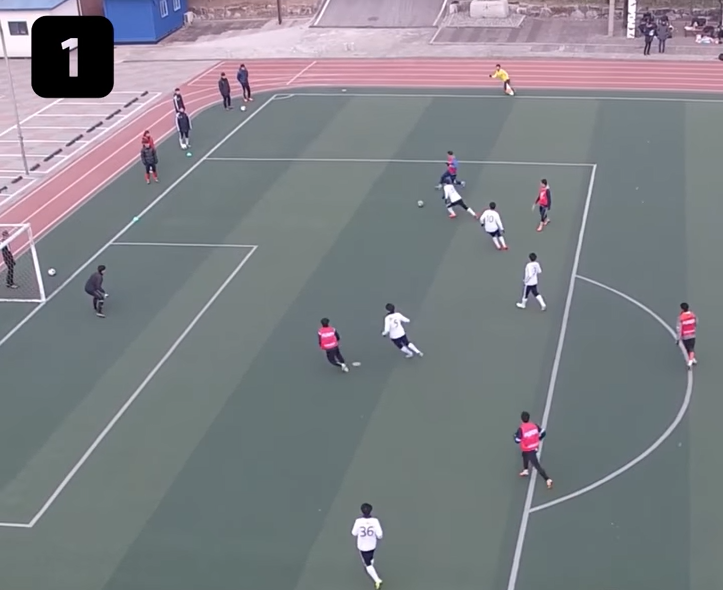
#> input picture img1.jpg, 723 x 590 px, given in place of 2019_03_28_11_17_25_745.mp4, which was not available
$ python untitled15.py
#> lines starting #> are read from the running program, lines starting #| are printed output that depends on the picture; after the words box and inside, x2 and y2 are one past the last pixel; in counts of white or black regions, pixels touching at a corner belong together
# -*- coding: utf-8 -*-
"""
Created on Thu May 16 12:35:33 2019

@author: sokil
"""

import cv2
import numpy as np

roi=None
drag_start=None
mouse_status=0
tracking_start=False
def onMouse(event,x,y,flags,param=None):
    global roi
    global drag_start
    global mouse_status
    global tracking_start
    if event==cv2.EVENT_LBUTTONDOWN:
        drag_start=(x,y)
        mouse_status=1
        tracking_start
    elif event==cv2.EVENT_MOUSEMOVE:
        if flags==cv2.EVENT_FLAG_LBUTTON:
            xmin=min(x,drag_start[0])
            ymin=min(y,drag_start[1])
            xmax=max(x,drag_start[0])
            ymax=max(y,drag_start[1])
            roi=(xmin,ymin,xmax,ymax)
            mouse_status=2
    elif event==cv2.EVENT_LBUTTONUP:
        mouse_status=3
cv2.namedWindow('tracking')
cv2.setMouseCallback('tracking',onMouse)

cap=cv2.VideoCapture('2019_03_28_11_17_25_745.mp4')
if(not cap.isOpened()):
    print('Error Opening Video')
height, width=(int(cap.get(cv2.CAP_PROP_FRAME_HEIGHT)),
              int(cap.get(cv2.CAP_PROP_FRAME_WIDTH)))
roi_mask=np.zeros((height,width),dtype=np.uint8)
term_crit=(cv2.TERM_CRITERIA_MAX_ITER+cv2.TERM_CRITERIA_EPS,10,1)

q=1e-5
r=0.01
dt=1
KF=cv2.KalmanFilter(4,2,0)
KF.transitionMatrix=np.array([[1,0,dt,0],
                             [0,1,0,dt],
                             [0,0,1,0],
                             [0,0,0,1]],np.float32)
KF.measurementMatrix=np.array([[1,0,0,0],[0,1,0,0]],np.float32)

t=0
while True:
    ret,frame=cap.read()
#> frame is the input picture: shape (590, 723, 3); mean B, G, R 134, 128.8, 126.5
    if not ret:break
    t+=1
    print('t=',t)
    frame2=frame.copy()
    hsv=cv2.cvtColor(frame,cv2.COLOR_BGR2HSV)
#> hsv: shape (590, 723, 3); mean H, S, V 105.4, 30.9, 137.5
    mask=cv2.inRange(hsv,(0,60,32),(180,255,255))
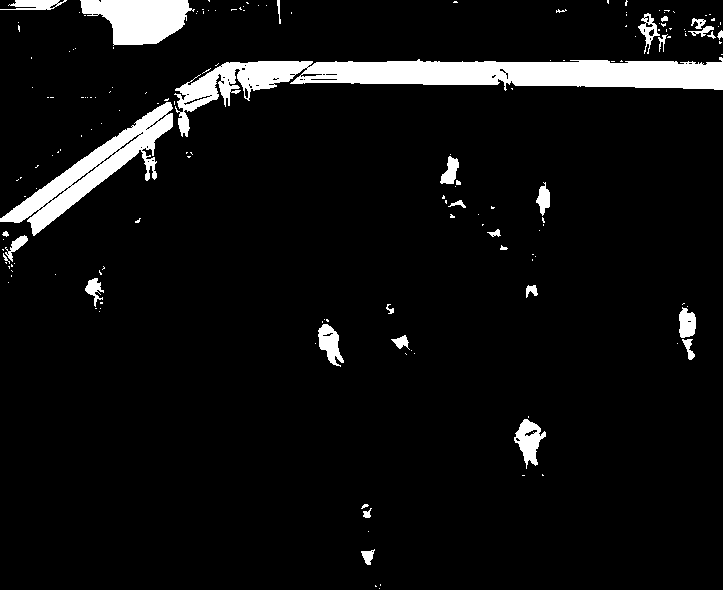
#> mask: shape (590, 723); 6.5% white; 168 white regions (135 under 20 px), largest, box (x1, y1, x2, y2) and area: (174, 57, 723, 137) 13405, (0, 102, 173, 236) 5623, (80, 0, 195, 46) 3520

    if mouse_status==2:
        x1,y1,x2,y2=roi
        cv2.rectangle(frame,(x1,y1),(x2,y2),(255,0,0),2)
    if mouse_status==3:
        print('initialize...')
        mouse_status=0
        x1,y1,x2,y2=roi
        mask_roi=mask[y1:y2,x1:x2]
        hsv_roi=hsv[y1:y2,x1:x2]

        hist_roi=cv2.calcHist([hsv_roi],[0],mask_roi,[16],[0,180])

        cv2.normalize(hist_roi,hist_roi,0,255,cv2.NORM_MINMAX)
        H1=hist_roi.copy()
        cv2.normalize(H1,H1,0.0,1.0,cv2.NORM_MINMAX)
        track_window=(x1,y1,x2-x1,y2-y1)

        ##Kalman filter initialize
        KF.processNoiseCov=q*np.eye(4,dtype=np.float32)
        KF.measurementNoiseCov=r*np.eye(2,dtype=np.float32)
        KF.errorCovPost=np.eye(4,dtype=np.float32)

        x,y,w,h=track_window
        cx=x+w/2
        cy=y+h/2
        KF.statePost=np.array([[cx],[cy],[0.],[0.]],dtype=np.float32)
        tracking_start=True

    if tracking_start:
        predict=KF.predict()

        backP=cv2.calcBackProject([hsv],[0],hist_roi,[0,180],1)
        backP &=mask

        track_box,track_window=cv2.CamShift(backP,track_window,term_crit)

        cv2.ellipse(frame,track_box,(0,0,255),2)
        cx,cy=track_box[0]
        cv2.circle(frame,(round(cx),round(cy)),5,(0,0,255),-1)

        z=np.array([[cx],[cy]],dtype=np.float32)
        estimate=KF.correct(z)
        estimate=np.int0(estimate)

        cx2,cy2=estimate[0][0],estimate[1][0]
        track_box2=((cx2,cy2),track_box[1],track_box[2])
        cv2.ellipse(frame,track_box2,(255,0,0),2)
        cv2.circle(frame,(cx2,cy2),5,(255,0,0),-1)

    cv2.imshow('tracking',frame)
    key=cv2.waitKey(25)
#> (key Esc is pressed here)
    if key==27:
        break
if cap.isOpened():
    cap.release();
cv2.destroyAllWindows()

$ run again, on Brazil_Argen.png
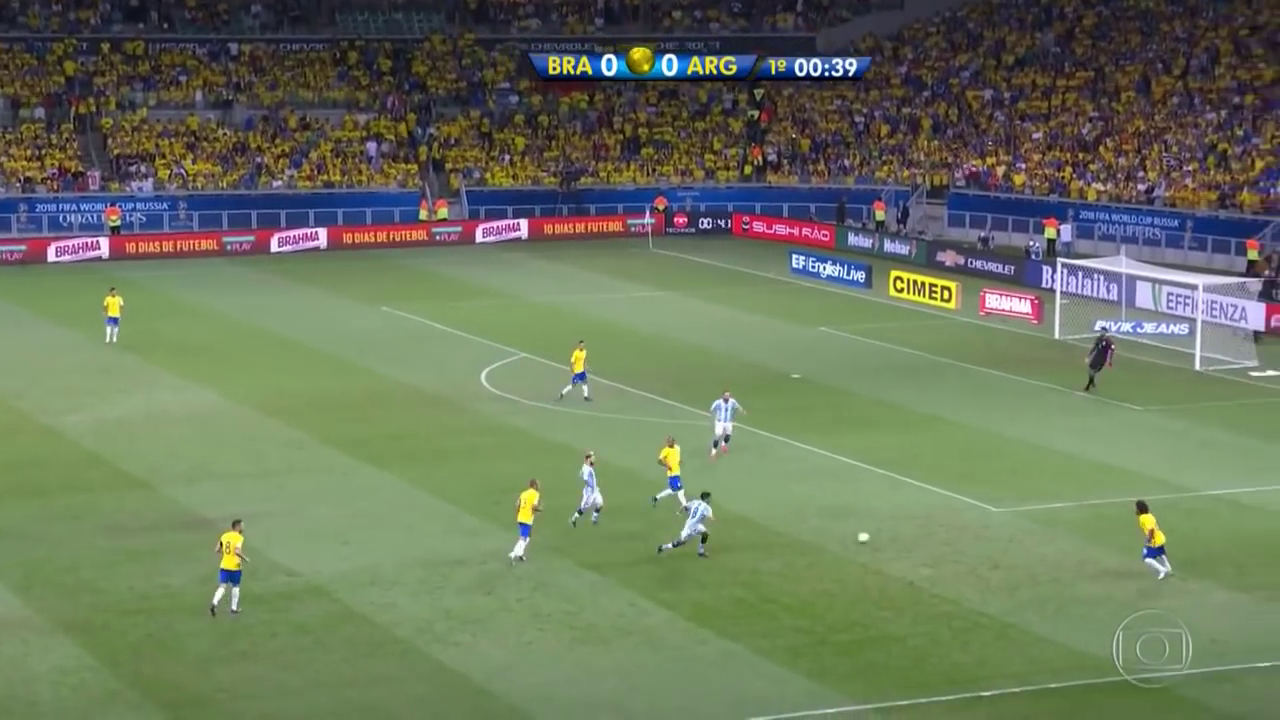
#> input picture Brazil_Argen.png, 1280 x 720 px, given in place of 2019_03_28_11_17_25_745.mp4, which was not available
#> frame is the input picture: shape (720, 1280, 3); mean B, G, R 92.9, 118.1, 106.5
#> hsv: shape (720, 1280, 3); mean H, S, V 62.6, 84.9, 127.5
#> `mask=cv2.inRange(hsv,(0,60,32),(180,255,255))`:
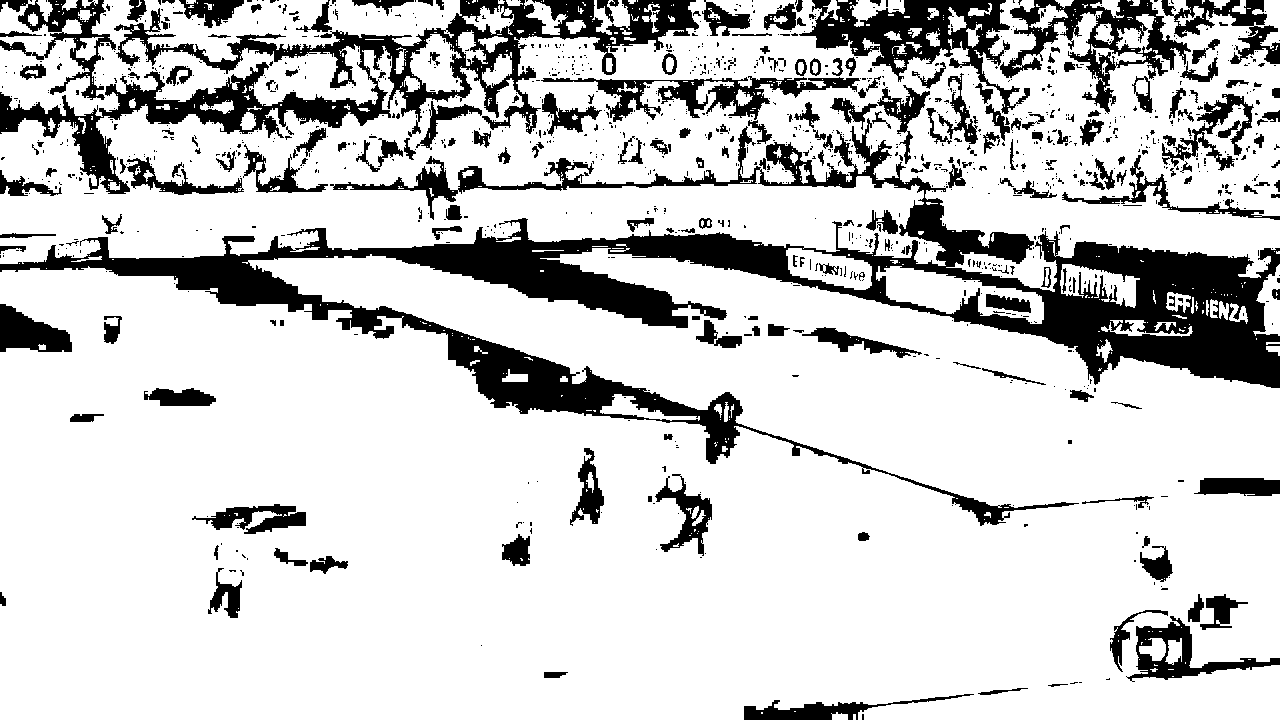
#> mask: shape (720, 1280); 80.4% white; 1242 black regions (1011 under 20 px), largest, box (x1, y1, x2, y2) and area: (0, 118, 1280, 526) 77691, (0, 0, 699, 194) 26097, (799, 0, 1030, 114) 8599
